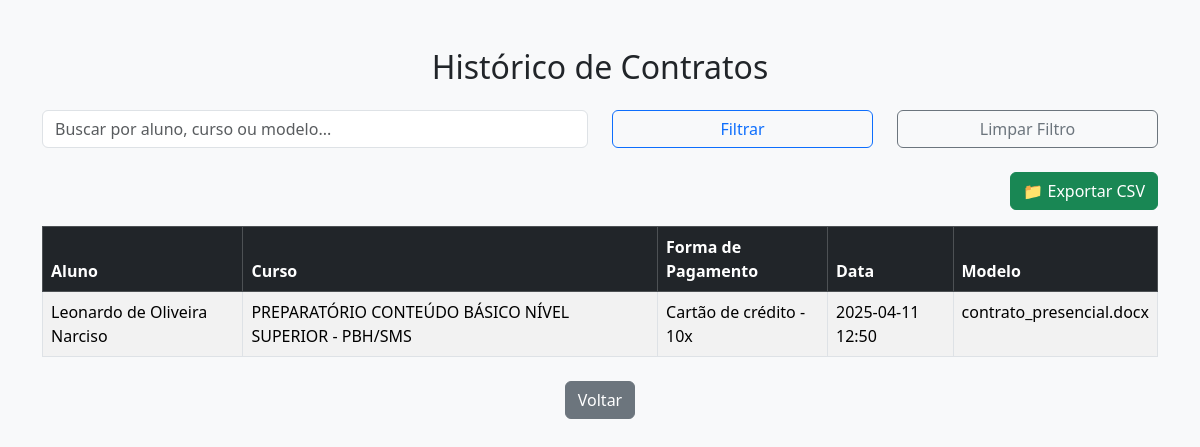
The app's page /historico, older data.
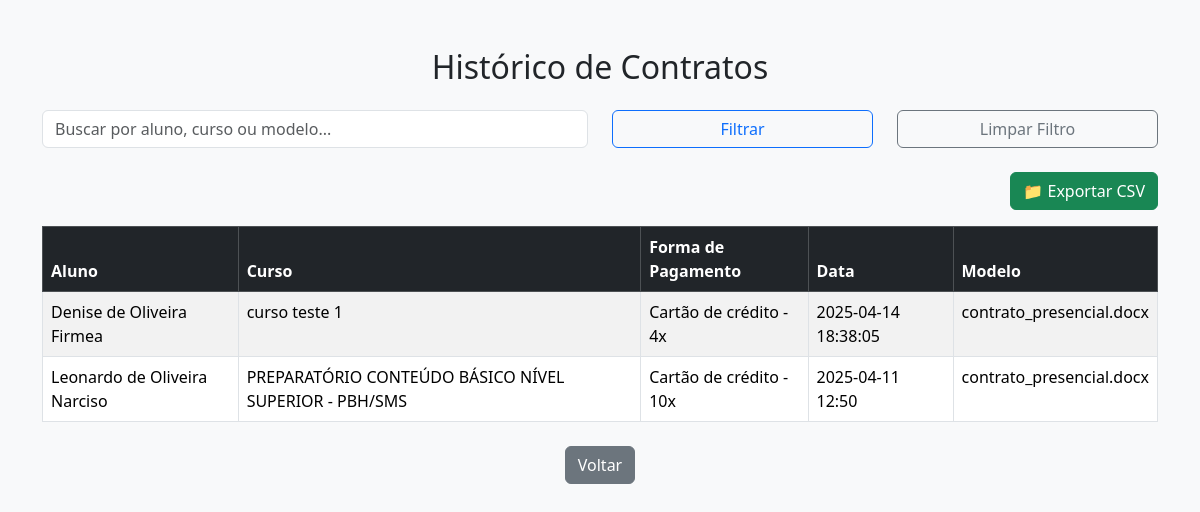
The same page, newer data.
### tables this page shows
CREATE TABLE contratos (
            id INTEGER PRIMARY KEY AUTOINCREMENT,
            nome_aluno TEXT,
            curso TEXT,
            forma_pagamento TEXT,
            data_criacao TEXT,
            modelo_utilizado TEXT
        );

### app.py (the view)
@app.route('/historico', methods=['GET'])
def historico():
    filtro = request.args.get('filtro', '').lower().strip()
    conn = sqlite3.connect(DB_PATH)
    cur = conn.cursor()
    if filtro:
        cur.execute('''
            SELECT nome_aluno, curso, forma_pagamento, data_criacao, modelo_utilizado
            FROM contratos
            WHERE lower(nome_aluno) LIKE ? OR lower(curso) LIKE ? OR lower(modelo_utilizado) LIKE ?
            ORDER BY data_criacao DESC
        ''', (f'%{filtro}%', f'%{filtro}%', f'%{filtro}%'))
    else:
        cur.execute('''
            SELECT nome_aluno, curso, forma_pagamento, data_criacao, modelo_utilizado
            FROM contratos
            ORDER BY data_criacao DESC
        ''')
    contratos = cur.fetchall()
    conn.close()
    return render_template('historico.html', contratos=contratos)

### templates/historico.html (shortened to what this page needs)
<!DOCTYPE html>
<html lang="pt-br">
<head>
  <link href="https://cdn.jsdelivr.net/npm/bootstrap@5.3.3/dist/css/bootstrap.min.css" rel="stylesheet">
</head>
<body class="bg-light">
<div class="container py-5">
  <h2 class="mb-4 text-center">Histórico de Contratos</h2>
  <form method="GET" class="row mb-4">
    <div class="col-md-6">
      <input type="text" name="filtro" class="form-control" placeholder="Buscar por aluno, curso ou modelo..." value="{{ request.args.get('filtro', '') }}">
    </div>
    <div class="col-md-3">
      <button type="submit" class="btn btn-outline-primary w-100">Filtrar</button>
    </div>
    <div class="col-md-3">
      <a href="/historico" class="btn btn-outline-secondary w-100">Limpar Filtro</a>
    </div>
  </form>
  <div class="mb-3 text-end">
    <a href="/exportar_historico{% if request.args.get('filtro') %}?filtro={{ request.args.get('filtro') }}{% endif %}" class="btn btn-success">📁 Exportar CSV</a>
  </div>
  <table class="table table-bordered table-striped">
    <thead class="table-dark">
      <tr>
        <th>Aluno</th>
        <th>Curso</th>
        <th>Forma de Pagamento</th>
        <th>Data</th>
        <th>Modelo</th>
      </tr>
    </thead>
    <tbody>
      {% for aluno, curso, pagamento, data, modelo in contratos %}
        <tr>
          <td>{{ aluno }}</td>
          <td>{{ curso }}</td>
          <td>{{ pagamento }}</td>
          <td>{{ data }}</td>
          <td>{{ modelo }}</td>
        </tr>
      {% endfor %}
    </tbody>
  </table>
  <div class="text-center mt-4">
    <a href="/" class="btn btn-secondary">Voltar</a>
  </div>
</div>
</body>
</html>

Row changes from the older to the newer data that the page shows:
added contratos: nome_aluno "Denise de Oliveira Firmea", curso "curso teste 1", forma_pagamento "Cartão de crédito - 4x", data_criacao "2025-04-14 18:38:05", modelo_utilizado "contrato_presencial.docx"
